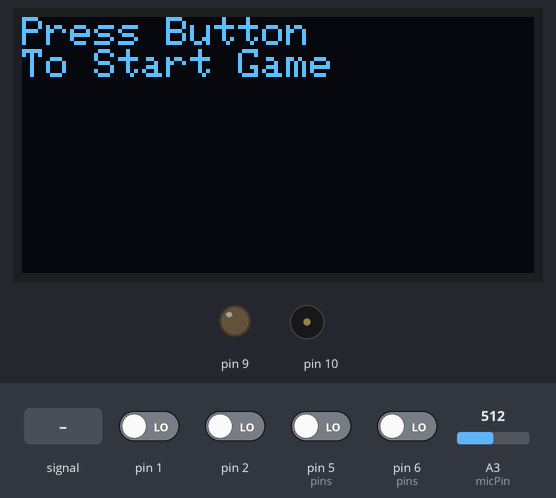
The sketch below on a simulated Arduino Uno, built with avr-gcc and run on an emulated ATmega328P. On the bench: 128×64 one-colour display, output pins drawn as LEDs (lit = HIGH), buzzer (waves = sounding). Inputs (shaded band) come from the test bench; at power-on: pin 1, pin 2, pin 5 (pins), pin 6 (pins) LOW, A3 (micPin) = 512. Random numbers use the default seed unless the sketch sets one.

Above: at 1.2 s.
1.3 s: pin 1 driven HIGH
At 3.1 s:
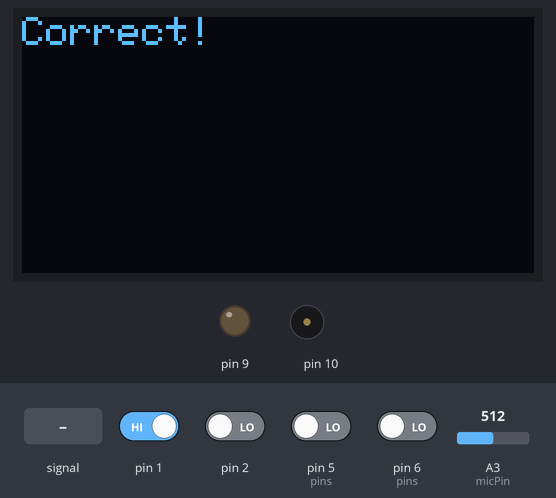
At 4.1 s:
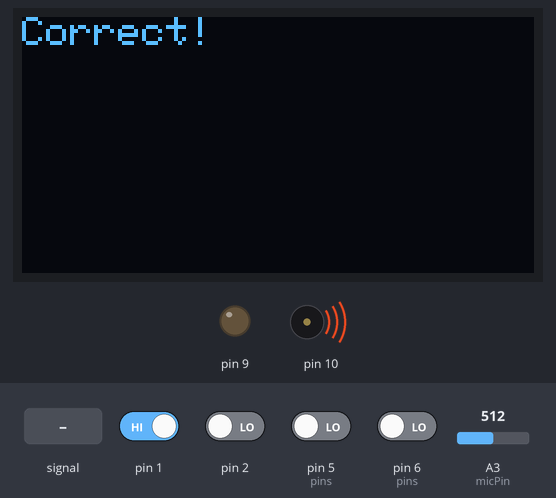
4.3 s: pin 1 driven LOW
7.3 s: pin 1 driven HIGH
At 7.7 s:
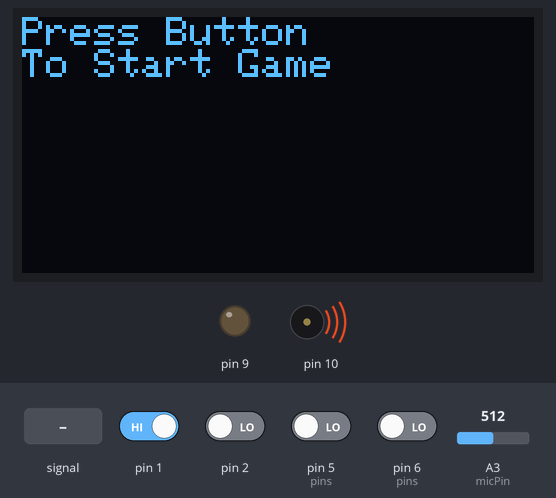
9.3 s: A3 (micPin) fed a 50 Hz sine of ±306 counts around its level
11.5 s: A3 (micPin) set to 490
14.5 s: pin 6 (pins) driven HIGH
At 16.2 s:
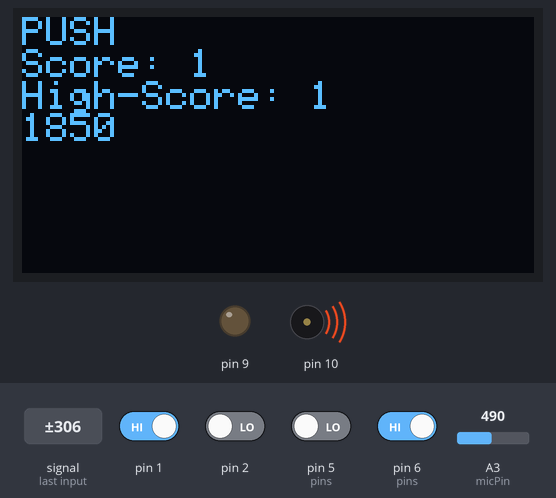
Timing chart, 0 to 18.5 s (numbered marks = the images above; inputs shaded):
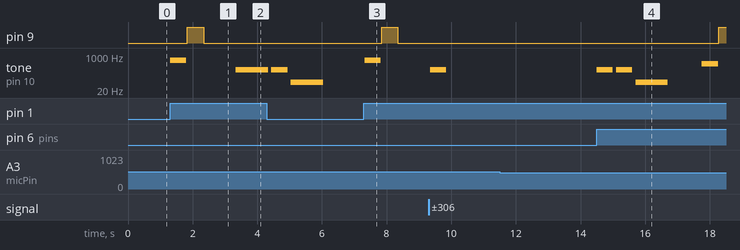

Measured:
- after the input at 1.3 s, pin 9: LOW → HIGH after 0.54 s, → LOW 0.50 s later; tone on pin 10: silent → 600 Hz at once, → silent 0.50 s later, → 200 Hz 1.5 s later; the display: changes after 0.54 s (image 1)
- after the input at 7.3 s, pin 9: LOW → HIGH after 0.55 s, → LOW 0.50 s later; tone on pin 10: silent → 600 Hz at once, → silent 0.50 s later
- after the input at 14.5 s, pin 9: LOW → HIGH after 3.8 s; tone on pin 10: plays 200 Hz for 0.50 s, 200 Hz for 0.50 s, 50 Hz for 1.0 s, 400 Hz for 0.50 s, starting at once

The sketch:

Bopit_project.ino
```cpp
#include <Wire.h>
#include <Adafruit_GFX.h>
#include <Adafruit_SSD1306.h>
//Final Code For the Bop it Project
// OLED Config
#define SCREEN_WIDTH 128
#define SCREEN_HEIGHT 64
#define OLED_RESET    -1 // No reset pin
#define SCREEN_ADDRESS 0x3C // Usually 0x3C or 0x3D depending on your screen


Adafruit_SSD1306 display(SCREEN_WIDTH, SCREEN_HEIGHT, &Wire, OLED_RESET);

// Variables for your input system
int correctInput = 0;
int micPin = A3;
int threshold = 500;
int micValue = 0;
int score = 0;
int hiscore = 0;
int pins[] = {6,5,A3};
int timer = 3000;
int start = 0;
int reset = 0;

void setup() {
  // Setup buttons & outputs

  pinMode(1, INPUT);
  pinMode(2, INPUT);
  pinMode(5, INPUT);
  pinMode(6, INPUT);
  pinMode(9, OUTPUT);
  pinMode(10, OUTPUT);

  // Initialize OLED
  if(!display.begin(SSD1306_SWITCHCAPVCC, SCREEN_ADDRESS)) {
    // If screen fails
    for(;;);
  }

  display.clearDisplay();
  display.setTextSize(1); // Bigger text
  display.setTextColor(SSD1306_WHITE);
  randomSeed(analogRead(0)); // Seed for randomness
}


void loop() {
  //Check win condition
   if(score >= 99){
    display.clearDisplay();
    display.setCursor(0, 0);
    display.println("You Win!!!!!!!!!!!!");
    display.display();
    tone(10, 200);
    delay(100);
    noTone(10);
    delay(100);
    tone(10, 200);
    delay(100);
    noTone(10);
    start = 0;
    delay(500);
    hiscore = score;
    score = 0;
  }
  //Check Rest Pin
  while(start == 0){
    display.clearDisplay();
    display.setCursor(0, 0);
    display.println("Press Button");
    display.println("To Start Game");
    display.display();
    if(digitalRead(1)==HIGH){
      start = 1;
    }
  }

  correctInput = pins[random(0,3)]; // Pick random pin (5, 6, or 7)

  //Outputting correct tones
  if(correctInput == 5){
    tone(10, 200);
  }
  if(correctInput == 6){
    tone(10, 400);
  }
  if(correctInput == 17){
    tone(10, 600);
  }

  //Turning off Tone
  delay(500);
  noTone(10);


  if (score > hiscore){
    hiscore = score;
  }


  // Wait for user input
  while (true) {
    //Check Rest Pin
    if (digitalRead(2)==HIGH){
      start = 0;
      score = 0;
      hiscore = 0;
      break;
    }

    micValue = analogRead(micPin);
    if (digitalRead(5) == HIGH) {
      checkInput(5);
      break;
    }
    if (digitalRead(6) == HIGH) {
      checkInput(6);
      break;
    }
    if (micValue>threshold) {
      checkInput(A3);
      break;
    }

    //Displaying Instructions
    display.clearDisplay();
    display.setCursor(0, 0);

    if(correctInput == 17){
    display.println("TWIST");
    }
    if(correctInput == 5){
    display.println("PUSH");
    }
    if(correctInput == 6){
    display.println("FLIP");
    }
    display.println("Score: "+ String(score));
    display.println("High-Score: "+ String(hiscore));
    display.println(timer);
    display.display();
    //timer check
    if (timer == 0){
      //Force incorrect input
      checkInput(7);
      break;
    }

    delay(10);

    if(score <= 5){
      timer -=10;
    }
    else if(score <= 10){
      timer -= 25;
    }
    else if(score <= 15){
      timer -= 50;
    }
    else if(score <= 20){
      timer -= 75;
    }
    else{
      timer -= 100;
    }

  }//end of when true

  //Add delay between commands
  delay(1000);
}

void checkInput(int userInput) {
  display.clearDisplay();
  if (userInput == correctInput) {
    score += 1;
    display.setCursor(0, 0);
    display.println("Correct!");
    display.display();
    digitalWrite(9, HIGH);
    delay(500);
    digitalWrite(9, LOW);
    timer = 3000;
  } else {
    score = 0;
    display.setCursor(0, 0);
    if(timer > 0){
      display.println("Wrong!");
      start = 0;
      timer = 3000;
      tone(10, 200);
      delay(500);
      noTone(10);
      delay(100);
      tone(10, 200);
      delay(500);
      noTone(10);
      delay(100);
      tone(10, 50);
      delay(1000);
      noTone(10);
    }
    else if (timer <= 0){
      display.println("Out of time!");
      start = 0;
      timer = 3000;
      tone(10, 200);
      delay(500);
      noTone(10);
      delay(100);
      tone(10, 200);
      delay(500);
      noTone(10);
      delay(100);
      tone(10, 50);
      delay(1000);
      noTone(10);
    }
    display.display();
  }
}
```
